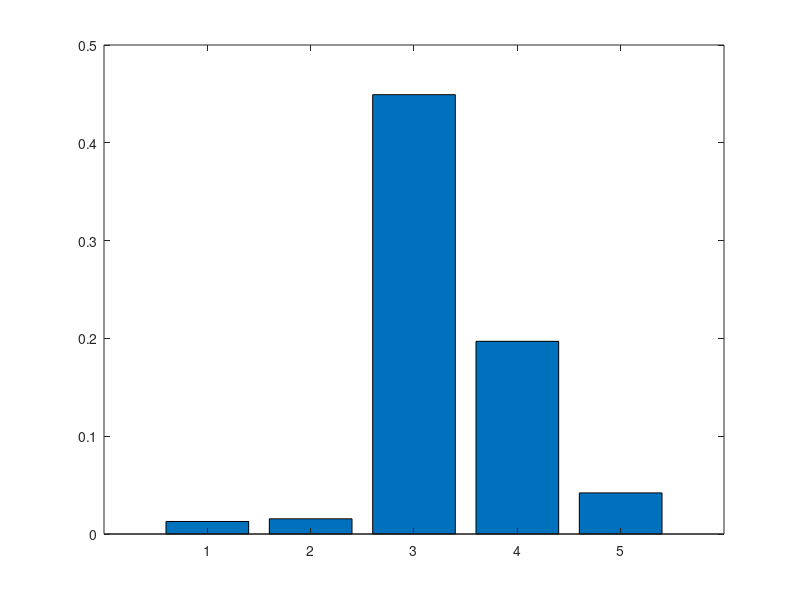

Source code (MATLAB): (Note: this script raises an error after producing the figure.)
function z_test = chunkify_demo()
% we assume N is divisible by K
traindata=importdata('input_data.txt');

x=traindata(:,1);
y=traindata(:,2);
N=length(x);
K=5;
ErrTrain=0;
ErrTest=0;

for k=1:K
    
    test_start = 1+(k-1)*N/K;
    test_end   = k*N/K;
    
    data_test  = x(test_start:test_end,:)';
    y_test = y(test_start:test_end,:);
    
    data_train = [x(1:test_start-1,1)' x(test_end+1:N,1)'];
    y_train = [y(1:test_start-1,1)' y(test_end+1:N,1)'];
    y_train = y_train';
    
    z=[data_train.^2;data_train;data_train.^0];
    w=z'\y_train;
    y_train_pred = w'*z; 
    if ErrTrain==0
        ErrTrain=(norm(y_train_pred'-y_train)^2);
    else
        ErrTrain=[ErrTrain (norm(y_train_pred'-y_train)^2)];
    end
    
    
    z_test=[data_test.^2;data_test;data_test.^0];
    
    y_test_pred = w'*z_test;
    if ErrTest==0
        ErrTest=(norm(y_test_pred'-y_test)^2);
    else
        ErrTest=[ErrTest (norm(y_test_pred'-y_test)^2)];
    end
    

end
figure(1);
bar(ErrTest);
meanTestErr=sum(ErrTest)/length(ErrTest');
yline(meanTestErr,'--','y = 0','LineWidth',3);
title("Test Error");

figure(2);
bar(ErrTrain,'r');
meanTrainErr=sum(ErrTrain)/length(ErrTrain');
yline(meanTrainErr,'--','y = 0','LineWidth',3);
title("Training Error");

fprintf("mean training Error %f \n mean test Error %f",meanTrainErr,meanTestErr)
